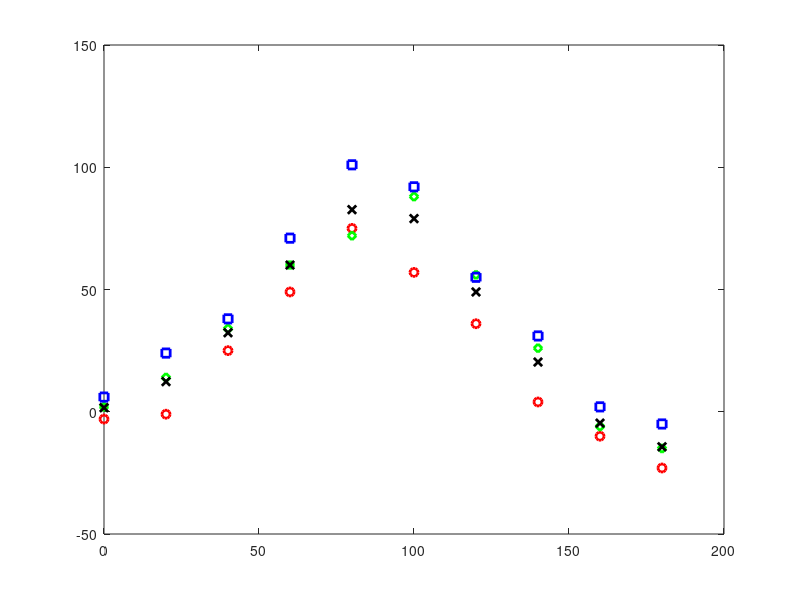

Reproduce this figure in MATLAB. (Note: this script raises an error after producing the figure.)
clear;close all;clc
Data=[0	-3	2	6
20	-1	14	24
40	25	34	38
60	49	60	71
80	75	72	101
100	57	88	92
120	36	56	55
140	4	26	31
160	-10	-6	2
180	-23	-15	-5];

Ang=Data(:,1);
Avg=mean(Data(:,2:4),2);
figure
plot(Ang,Data(:,2),'or','LineWidth',2);
hold on
plot(Ang,Data(:,3),'dg','LineWidth',2);
plot(Ang,Data(:,4),'sb','LineWidth',2);
plot(Ang,Avg,'kx','LineWidth',2)
FO=fit(Ang,Avg,'A/2*sind((x-c)*2)+A/2','StartPoint',[30 90]);
plot(0:180,FO(0:180),'LineWidth',2)
axis([-inf inf -inf inf])
xlabel('Polarizer Angle (\circ)')
ylabel('Normalized Optical (mW)')
grid on
set(gca,'FontName','Arial','FontSize',14)
h=legend('1','2','3');
title(h,'Rep #')

